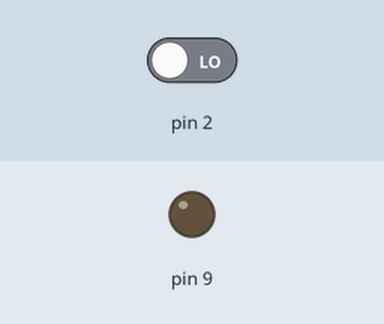
This sketch was run on a simulated Arduino Uno, built with avr-gcc and run on an emulated ATmega328P. Parts: output pins drawn as LEDs (lit = HIGH). The test bench sets the inputs (shaded band); at power-on: pin 2 LOW.

Above: at 1.2 s.
1.3 s: pin 2 driven HIGH
At 1.7 s:
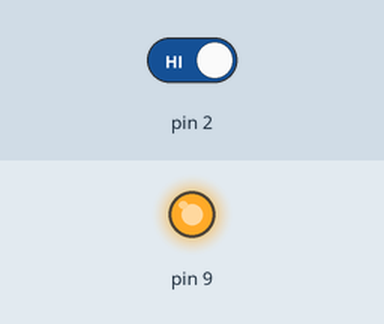
2.8 s: pin 2 driven LOW
At 4.2 s:
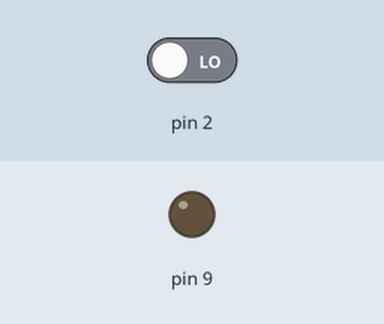
Timing chart, 0 to 5.8 s (numbered marks = the images above; inputs shaded):
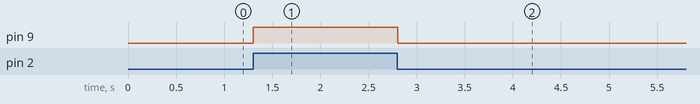

Measured:
- after the input at 1.3 s, pin 9: LOW → HIGH at once
- after the input at 2.8 s, pin 9: HIGH → LOW at once

The sketch:

lab01.ino
```cpp
// C++ code
//

int buttonState = 0;

void setup()
{
  pinMode(2, INPUT);
  pinMode(9, OUTPUT);
}

void loop()
{
  // read the state of the pushbutton value
  buttonState = digitalRead(2);
  // check if pushbutton is pressed.  if it is, the
  // buttonState is HIGH
  if (buttonState == HIGH) {
    // turn LED on
    digitalWrite(9, HIGH);
  } else {
    // turn LED off
    digitalWrite(9, LOW);
  }
  delay(10); // Delay a little bit to improve simulation performance
}
```
